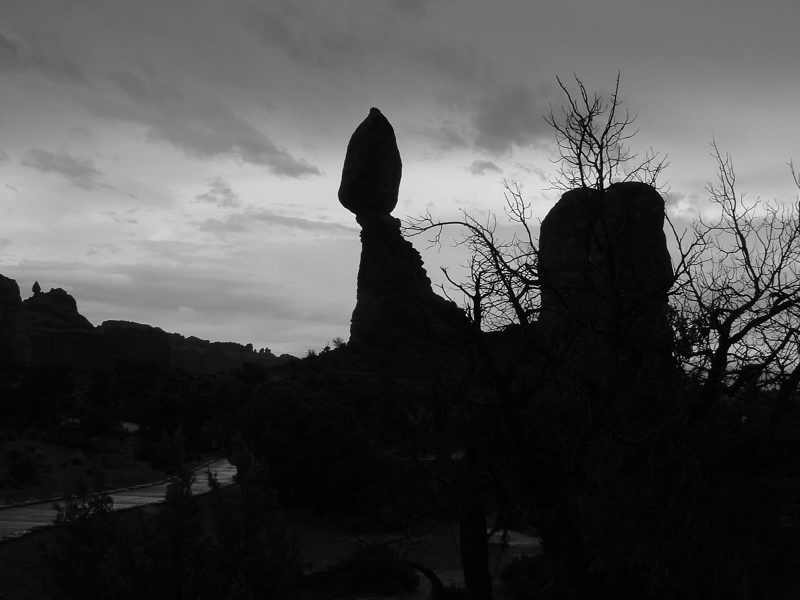
#> input picture Sheet02/images/dark.png, 800 x 600 px; the run also reads 1 picture not shown here
$ jupyter execute sheet02_with_solutions.ipynb   (shell and % lines are left out)
#> lines starting #> are read from the running program, lines starting #| are printed output that depends on the picture; after the words box and inside, x2 and y2 are one past the last pixel; in counts of white or black regions, pixels touching at a corner belong together
Osnabrück University - Computer Vision (Winter Term 2022/23) - Prof. Dr.-Ing. G. Heidemann, Ulf Krumnack

# Exercise Sheet 02: Image Enhancement

## Introduction

This week's sheet should be solved and handed in before end of **Sunday, November 20, 2022**. If you need help (and Google and other resources were not enough), use the StudIP forum. Please upload your results to your group's Stud.IP folder.

## Assignment 1: Contrast enhancement (5 points)

### a) Image Contrast

Describe the concept of contrast in your own words and introduce different ways to measure it. How can low contrast be caused and when is this a problem (and when not)? What can be done to improve contrast?

Contrast measures the difference in luminance within an image. While global contrast takes the minimal and maximal gray values of an image into consideration, local contrast compares a pixel to its neigbors.

A low global contrast can result from errors or bad conditions during image capture (under- and overexposure). It is clearly visible in a histogram, showing that only a certain interval of the available gray values is used. Small contrast causes problems for the human visual system, making it hard to discover details in the picture. For computer systems a low contrast is usually not a problem. Hence contrast enhancement is usually applied when images are prepared for human inspection.

Low contrast can be improved by making differences of gray values more prominent. This can be done on a global level by stretching the histogram, or on a local level to emphasize details in the image.

### b) Histogram equalization and entropy

How does histogram equalization work? What is entropy and how is it related to histogram equalization? For your answer focus on the (conceptually simpler) continuous case.

A histogram records the distribution of image pixels over the availabe gray values. The goal of histogram equalization is to change the gray values of the image, so that frequent gray values get more space in the histogram while rare gray values are stuffed more densely. The ultimate goal of histogram equalization is to achive an image in which all gray values occur with the same frequency.

Assuming a continuous image (continuous coordinates, continuous gray values), the histogram $H_g$ is the density of the distribution of the gray values in the image $g:C\to V$ (mapping coordinates from $C$ to gray values in $V = [0,m]$ with $m$ being the maximal gray value, i.e. white). Histogram equalization is achieved using a transfer function $T:V\to V$, mapping gray values to gray values. The condition to be fulfilled is, that the density $H_{T\circ g}$ of the resulting image $T\circ g$ is constant (and sums up to 1). Such a transfer function is given by the cummulative density

$$T(v) := \int_0^v H_g(x) \mathrm{d}x$$

Entropy can be considered as a measure of the disorder of a system. The higher the entropy the harder it is to predict the behavior. If all gray values occur with the same probability the system has maximal entropy. Hence histogram equalization maximizes the entropy of the gray values in an image.

### c) Discrete histogram equalization

What problems occur when considering discrete images (i.e. with discrete coordinates and a finite number of gray levels)? Explain the tables on the lecture slides (CV-04 slides 22/23).

In the discrete case, i.e. the case we usually deal with in digital image processiong, an optimal transfer function can usually not be achieved (as it is not possible to continuously deform the histogram). This problem is explained by the tables on (CV-04 slides 22/23): it considers an 3-bit image (i.e. $2^3 = 8$ different gray values) with 1.000 pixels. The histogram values are shown in the second line of the table ("Frequency") while the third line ("H(g)") shows the normalized histogram, i.e. the probability distribution of gray values. The next line displays the accumulated probabilites, which are used to compute transfer function (defined above the table, in this case $N_g=8$). The next line ("Gray value") shows the values computed by the transfer function (i.e. gray value 0 in the original image is mapped to $0.4$, gray value 1 is mapped to $1.6$, etc.). As we consider the discrete case, only integer values are allowed here, so these values are finally ceiled in the last line of the table. On (CV-04 slide 23) the (normalized) histogram of the resulting image is shown below the table. One can see that:
* The gray values are more equally distributed over the range of possible values (this is what histogram equalization tries to achieve)
* However, some gray values (2, 3, and 5) are no longer used in the resulting image (a result of the discreteness)
* The entropy has increased, but does not reach the maximal possible value of $3$ (again due to discreteness)

## Assignment 2: Computing Contrast and Entropy (5 points)

### a) Computing contrast

Provide functions to compute the local contrast, global contrast, and entropy of an image.

[cell 1]
import numpy as np
from imageio import imread
import matplotlib.pyplot as plt
plt.rcParams['image.cmap'] = 'gray'

def global_contrast(img, value_range=None):
    """
    Compute the global contrast for a given image.
    Args:
        img (ndarray): The grayscale image to compute the contrast for.
        value_range (tuple): The minimum and maximum values of the gray scale.

    Returns:
        contrast (float): The global contrast of the image.
    """

    # determine range: simplified, just checks for uint8
    if value_range is None:
        value_range = (0, 255) if img.dtype == np.uint8 else (0., 1.)

    # BEGIN SOLUTION
    contrast = (img.max() - img.min()) / (value_range[1] - value_range[0])
    # END SOLUTION
    # contrast = ...

    return contrast

img = imread('images/dark.png')
#> img is the input picture: shape (600, 800); min 0, max 255, mean 74
plt.title("Image global contrast: {:.4f} (min={}, max={})".format(global_contrast(img), img.min(), img.max()))
#> in global_contrast, `contrast = (img.max() - img.min()) / (value_range[1] - value_range[0])`: contrast = 1
plt.imshow(img, vmin=0, vmax=255)
plt.show()

plt.hist(img.flatten(), 256, (0, 255))
plt.show()
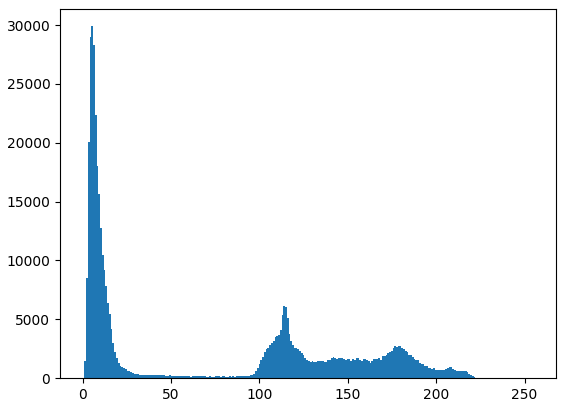
#> figure drawn by matplotlib, 1 panel; tallest bar 29901 high, from x = 4.98 to 5.98

[cell 2]
import numpy as np
import matplotlib.pyplot as plt
from imageio import imread

def local_contrast(img):
    """
    Compute the local contrast for a given image.
    Args:
        img (ndarray): The grayscale image to compute the contrast for.

    Returns:
        contrast (float): The local contrast of the image.
    """

    # BEGIN SOLUTION
    avg_diff = 0
    for (x,y) in np.ndindex(img.shape):
        neighbors = 0
        neighbors += img[x - 1, y] if x       > 0            else img[x, y]
        neighbors += img[x + 1, y] if (x + 1) < img.shape[0] else img[x, y]
        neighbors += img[x, y - 1] if y       > 0            else img[x, y]
        neighbors += img[x, y + 1] if (y + 1) < img.shape[1] else img[x, y]

        avg_diff += abs(img[x,y] - (0.25 * neighbors))
    contrast = avg_diff / img.size

    return contrast

# alternative solution (using convolution):
from scipy.ndimage import convolve
def local_contrast2(img):
    return np.sum(np.abs(convolve(img.astype(float), [[0, -1/4, 0], [-1/4, 1, -1/4], [0, -1/4, 0]]))) / img.size

# END SOLUTION


img = imread('images/dark.png')
plt.title("Image local contrast: {:.4f}".format(local_contrast2(img)))
plt.imshow(img, vmin=0, vmax=255)
plt.show()

[cell 3]
import numpy as np
import math
from imageio import imread
import scipy.stats

def entropy(img):
    """
    Compute the entropy for a given image.
    Args:
        img (ndarray): The grayscale image to compute the entropy for.

    Returns:
        img_entropy (float): The entropy of the image.
    """
    # BEGIN SOLUTION
    hist, _ = np.histogram(img, 256, (0, 255))
#> hist = 256 values, max 29901 at index 5, min 0 at index 247, mean 1875
    hist_norm = hist / hist.sum()
#> hist_norm = 256 values, max 0.0623 at index 5, min 0 at index 247, mean 0.00391
    log_hist_norm = [math.log2(x) if x > 0 else 0 for x in hist_norm]
#> log_hist_norm = 256 values, max 0 at index 247, min -18.87 at index 244, mean -9.52
    img_entropy = -hist_norm.dot(log_hist_norm)
#> img_entropy = 6.49
    return img_entropy
    # END SOLUTION

img = imread('images/dark.png')
plt.title("Image Entropy value: {:.4f}".format(entropy(img)))
plt.imshow(img, vmin=0, vmax=255)
plt.show()

plt.hist(img.flatten(), 256, (0, 255))
plt.show()

assert math.isclose(entropy(img), scipy.stats.entropy(np.unique(img.flat, return_counts=True)[1], base=2))

### b) Example images

* construct an (artificial) image with high global contrast but low local contrast
* construct an (artificial) image with low global constrast but high local contrast
* construct an (artificial) image with maximal entropy but low local contrast

[cell 4]
import numpy as np
import matplotlib.pyplot as plt

def image_info(img):
    """ Displays an image, local and global contrast, and the entropy

    Args:
        img (ndarray): Image which is displayed and statics are computed for.

    """
    info = "global contrast: {:.4f}, local contrast: {:.4f}, entropy: {:.4f}"
    plt.title(info.format(global_contrast(img), local_contrast(img), entropy(img)))
    plt.imshow(img, vmin=0, vmax=255)
    plt.show()


img1 = np.zeros((256, 256),np.uint8)
#> img1: shape (256, 256); every value is 0
# BEGIN SOLUTION
img1[0, 0] = 255
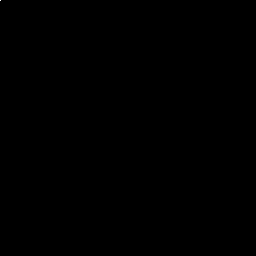
#> img1: shape (256, 256); 0% white in thin lines or dots, all inside (x1, y1, x2, y2) = (0, 0, 1, 1)
# END SOLUTION
image_info(img1)
#> in local_contrast, `avg_diff = 0`: avg_diff = 0
#> the loop in local_contrast, `for (x,y) in np.ndindex(img.shape):` made 65536 passes
#> (neighbors, avg_diff) on passes 1 to 3: (510, 127.5), (255, 191.2), (0, 191.2)
#> after the loop in local_contrast, `for (x,y) in np.ndindex(img.shape):`: avg_diff = 255
#> in local_contrast, `contrast = avg_diff / img.size`: contrast = 0.00389


img2 = np.zeros((256, 256),np.uint8)
# BEGIN SOLUTION
# checkerboard image consisting of ones and zeros
img2[::2, 1::2] = 1
img2[1::2, ::2] = 1
# END SOLUTION
image_info(img2)
#> in image_info (call 2), `plt.show()`:
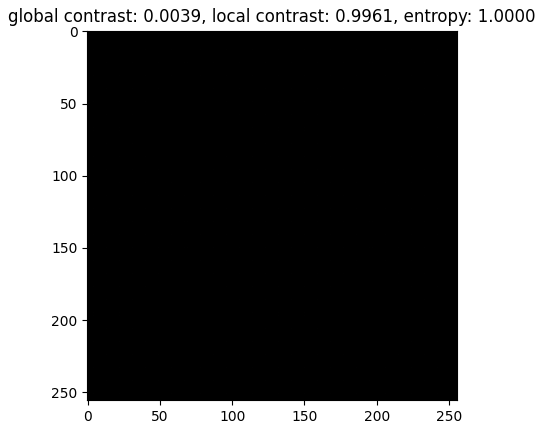
#> figure drawn by matplotlib, 1 panel


img3 = np.zeros((256, 256),np.uint8)
# BEGIN SOLUTION
for i in range(256):
    img3[i, :] = i
# END SOLUTION
image_info(img3)
#> in image_info (call 3), `plt.show()`:
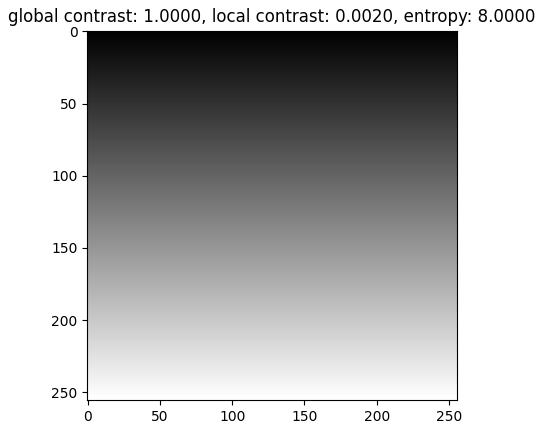
#> figure drawn by matplotlib, 1 panel

## Assignment 3: Adaptive Histogram Equalization (5 points)

We have uploaded the original article on Contrast Limited Adaptive Histogram Equalization to StudIP [Zuiderveld, 1994]. You may use it as a base to answer this exercise.

### a) Adaptive Histogram Equalization (AHE)

Describe in your own words the idea of AHE. Why was it introduced and what are its main drawbacks?

While the standard histogram equalization aims at equalizing the histogram for the full image, adaptive histogram equalization seeks to equalize the histogram locally. In the extreme case, one seeks for an equalized histogram for each image position.

AHE is motivated from the observation, that global histogram equalization may leave local structures with relatively low contrast.

A drawback of AHE results from its consequent introduction of contrast at all regions of the image. The result is that noise in homogenous regions of the image becomes extremely dominant and distracts attention from the actual structures.

### b) Contrast Limited Adaptive Histogram Equalization (CLAHE)

Describe in your own words the idea of CLAHE. Why was it introduced and how does it work?

CLAHE aims at overcoming the problems of AHE by reducing the contrast enhancement in homogenous regions. Homogenous regions are detected by high peaks in the local histogram. Such peaks are eliminated by clipping histogram bins over a given threshold and distributing them equally over the histogram. Then this modified histogram is used as a base for computing the transfer function.

### c) Computation of AHE

How can AHE be implemented efficiently? Explain how the interpolation scheme works, why it is a valid approximation, and why it improves the runtime? Can you think of another way to compute AHE efficiently?

Instead of determining the local histogram for the neighborhood of each pixel, one divides the image into grid of rectangular contextual regions and computes a transfer function for each of these regions based on the respective histogram. Then indvidual pixel values are computed by applying a bilinear interpolation of the four neighboring contextual regions, taking the respective region centers as reference points.

Another approach is to use a sliding window, that holds the real histogram of the neighborhood of a pixel. The transfer function for this pixel is computed from that histogram. Then the window is shifted by one pixel, substracting just the "lost" row from the histogram and adding the "new" row. This reduces the time required for computing the histogram.

### d) Applying AHE and CLAHE

Lookup functions for computing HE, AHE and CLAHE in the module `skimage.exposure` and apply them to the image `canada.png`. Compare your results to the lecture slides (CV-04, slide 31).

[cell 5]
# BEGIN SOLUTION
from skimage.exposure import equalize_hist, equalize_adapthist
# END SOLUTION
from imageio.v2 import imread
import matplotlib.pyplot as plt

img = imread('images/canada.png', pilmode='L')
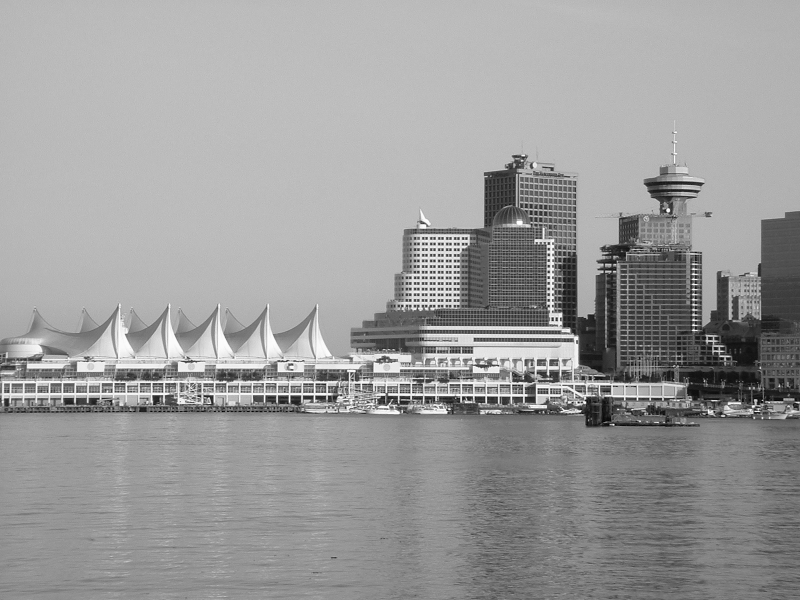
#> input picture Sheet02/images/canada.png, 800 x 600 px
#> img is the input picture: shape (600, 800); min 0, max 255, mean 155.4

img_he = img # CHANGE THIS
img_ahe = img # CHANGE THIS
img_clahe = img # CHANGE THIS
# BEGIN SOLUTION
img_he = equalize_hist(img)
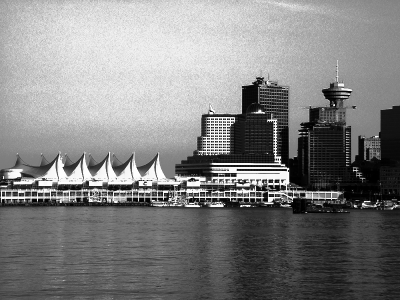
#> img_he: shape (600, 800) float64 (shown at 1/2 size); min 4.17e-06, max 1, mean 0.509
# equalize_adapthist clip_limit is broken. Works only for interval ]0,1[. Negative clip_limit for AHE
img_ahe = equalize_adapthist(img, clip_limit=-1)
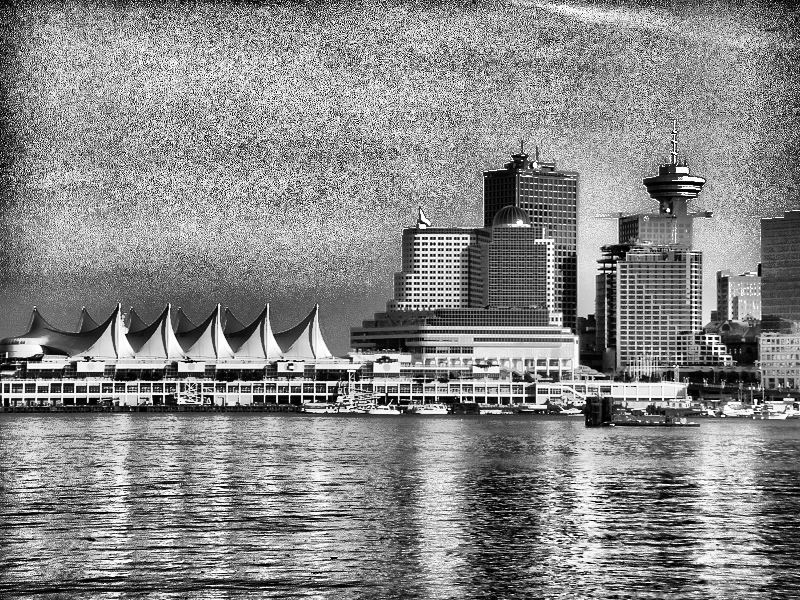
#> img_ahe: shape (600, 800) float64; min 0, max 1, mean 0.534
img_clahe = equalize_adapthist(img, clip_limit=.03)
# END SOLUTION

plt.figure(figsize=(12, 15))
plt.subplot(4,2,1)
plt.title("Original Image")
plt.imshow(img)
plt.subplot(4,2,2)
plt.title("entropy={:.4f}".format(entropy(img)))
#> (the rest of the program and of its run is left out)
